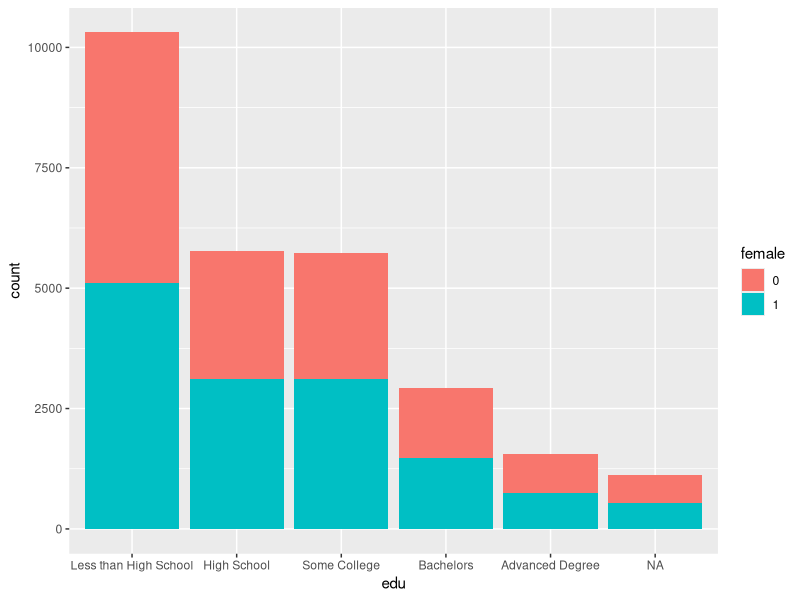
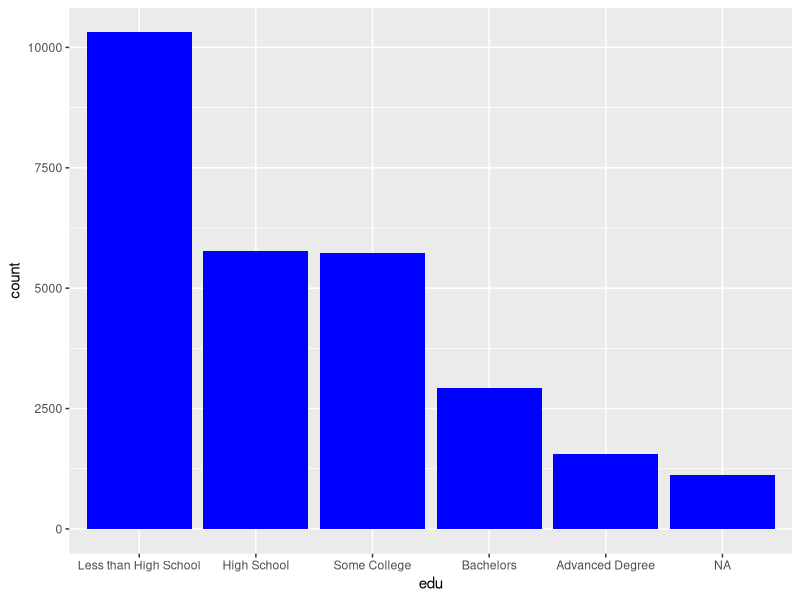
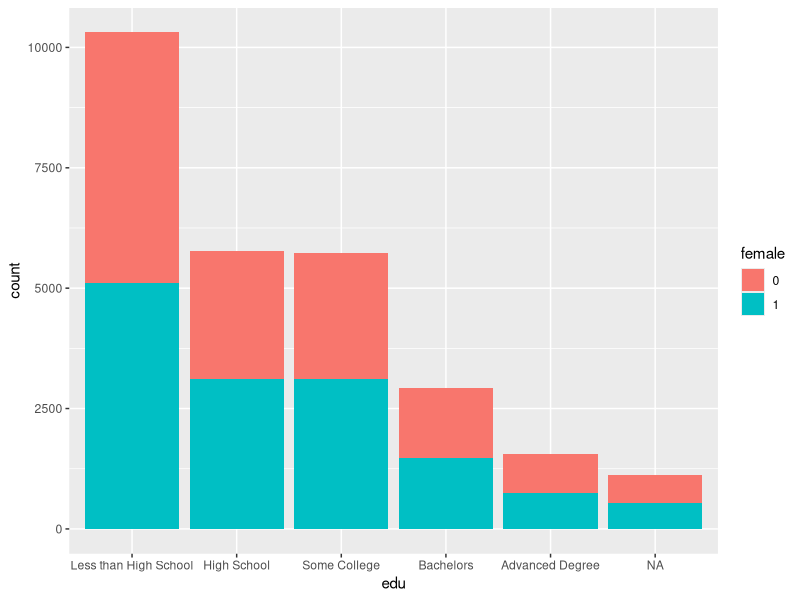
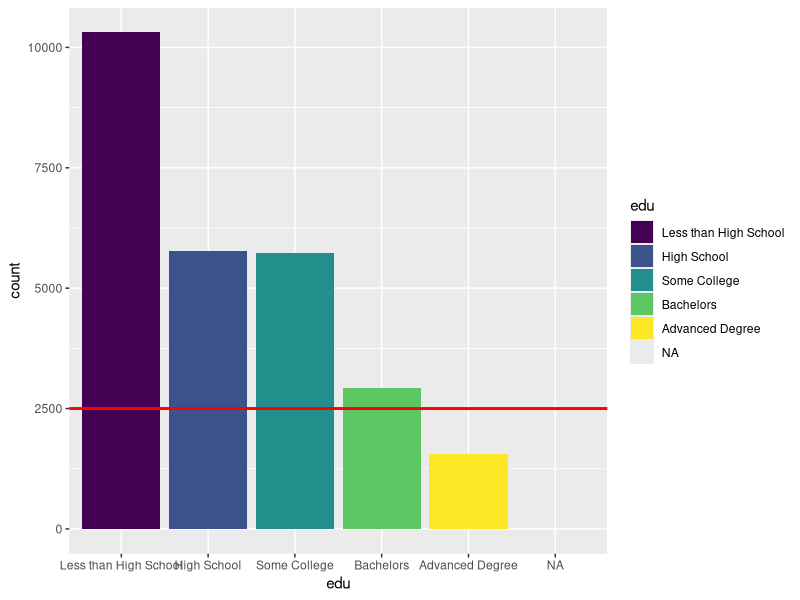
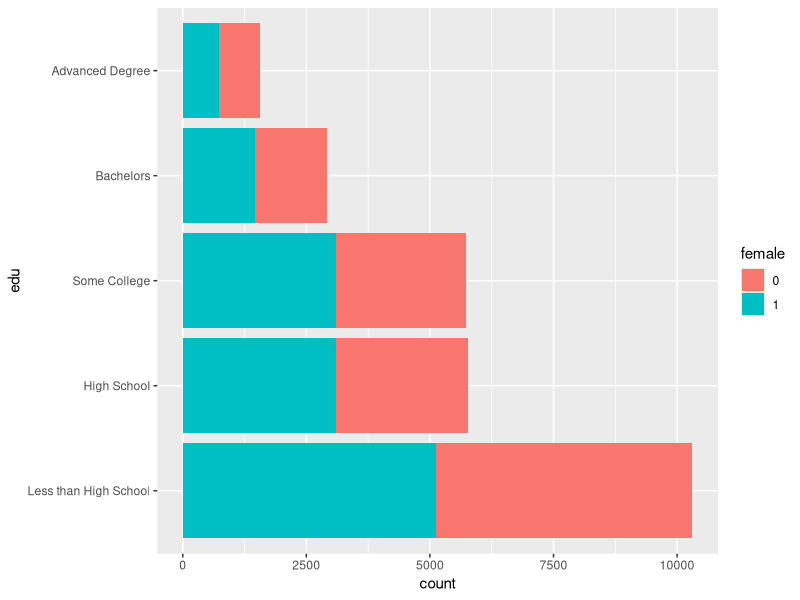
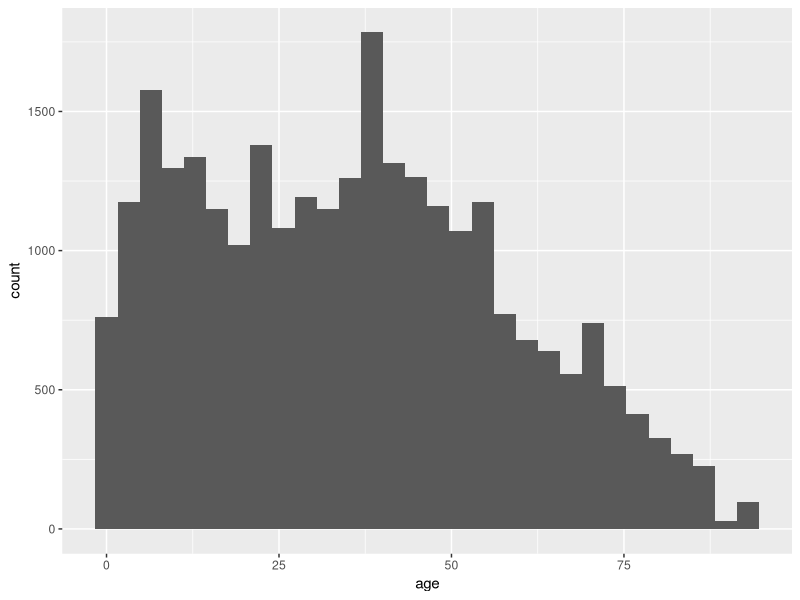
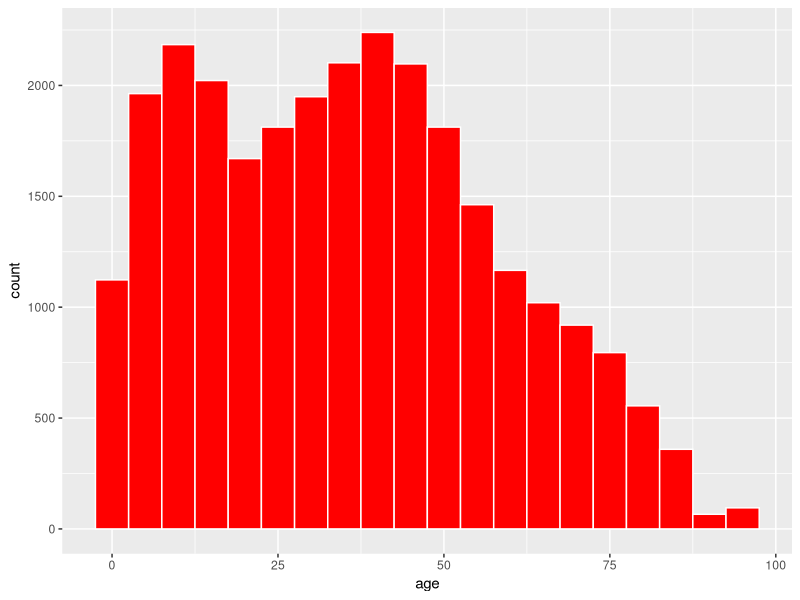
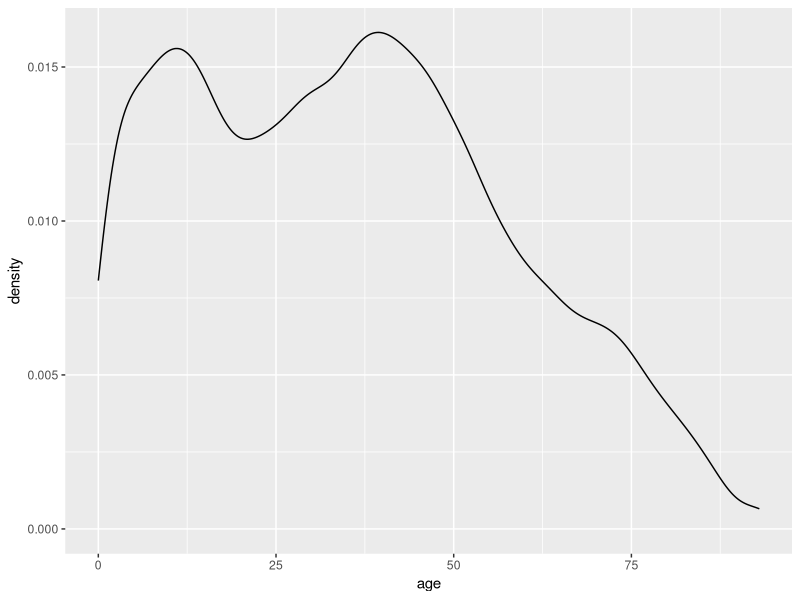

Write R code to recreate these figures, in order.
library(tidyverse) #for dataframe manipulation
library(ggplot2) #for plotting
library(forcats) #for handling factors
library(scales) #for axis scale formatting
library(readr)

# barplot is used for discrete variable, 
# and histagramplot is used for continous variable

acs = read.csv('acs.csv')
str(acs)
names(acs)

unique(acs$female)
unique(acs$edu)

# Arrange the levels of the dataframe.
# 1st way
acs$edu <- as.factor(acs$edu)
acs$edu <- fct_relevel(acs$edu,
                       "Less than High School",
                       "High School",
                       "Some College",
                       "Bachelors",
                       "Advanced Degree")

# 2nd way
acs$edu = factor(acs$edu, levels = c("Less than High School",
                                     "High School",
                                     "Some College",
                                     "Bachelors",
                                     "Advanced Degree"), ordered = T)

acs$female = factor(acs$female)
levels(acs$edu)
levels(acs$female)

set.seed(123)
acs_sample = acs[sample(1:nrow(acs), 300), ] %>%
  filter(!is.na(edu), !is.na(income))
acs_sample

# To want to fill, we must tranfer it into factor
ggplot(acs, aes(x = edu,fill = female)) + # fill colors for values in aes
  geom_bar()

ggplot(acs, aes(x = edu)) +
  geom_bar(fill = 'blue')

ggplot(acs, aes(x = edu,fill = female)) +
  stat_count()

ggplot(acs, aes(x = edu,fill = edu)) + # fill colors for values in aes
  geom_bar() +
  geom_hline(yintercept = 2500, color='red',size = 1)


acs %>%
  filter(!is.na(edu)) %>%
  ggplot(aes(x = edu,fill = female)) +
  geom_bar() +
  coord_flip()

# 3.2. Continuous variable
# 3.2.1. Histograms
ggplot(acs, aes(x = age)) +
  geom_histogram()

ggplot(acs, aes(x = age)) +
  geom_histogram(binwidth = 5,fill = 'red', color = 'white')

# 3.2.2. Density plot
ggplot(acs, aes(x = age)) +
  geom_density()

ggplot(acs, aes(x = age)) +
  geom_density(adjust = .5, fill = 'pink', color = 'red')

# PLOT TWO VARIABLES
# One discrete variable, one continuous variable
# Barplots

# geom_bar() : count

acs %>%
  filter(!is.na(edu)) %>%
  group_by(edu) %>%
  summarize(income = mean(income, na.rm = T)) %>%
  ggplot(aes(x = edu, y = income)) +
  # geom_bar(stat = 'identity') + 
  geom_col() + # default stat is indentity
  geom_text(aes(label = round(income,1)),vjust = -0.5)

acs %>%
  filter(!is.na(edu)) %>%
  group_by(edu) %>%
  summarize(income = mean(income, na.rm = T)) %>%
  ggplot(aes(x = edu, y = income)) +
  geom_bar(stat = "identity") +
  geom_col() +
  coord_flip() +
  geom_text(aes(label = round(income)),hjust = -0.1)

acs %>%
  filter(!is.na(edu)) %>%
  group_by(edu) %>%
  summarize(income = mean(income, na.rm = T)) %>%
  ggplot(aes(x = edu, y = income)) +
  geom_bar(stat = "identity") +
  coord_flip() +
  geom_text(aes(label = round(income)),hjust = -.2) +
  ylim(c(0, 75000))

# Boxplots
acs %>%
  filter(!is.na(edu), !is.na(income)) %>%
  ggplot(aes(x = edu, y = income)) +
  geom_boxplot() +
  coord_flip()

# Two continuous variables
# Scatter plot
ggplot(acs, aes(x = age, y = income)) +
  geom_point()

ggplot(acs, aes(x = age, y = income)) +
  geom_point(size = .5)

# Two discrete variables
# Barplots
ggplot(acs, aes(x = race, fill = edu)) + #race + edu: 2 discrete variables
  geom_bar(position = "dodge")

ggplot(acs, aes(x = race, fill = edu)) +
  geom_bar(position = "stack")

ggplot(acs, aes(x = race, fill = edu)) +
  geom_bar(position = "fill")

acs %>%
  group_by(race, edu) %>%
  summarize(n = n()) %>%
  mutate(perc = 100*n/sum(n))

acs %>%
  group_by(race, edu) %>%
  summarize(n = n()) %>%
  mutate(perc = 100*n/sum(n)) %>%
  ggplot(aes(x = race, y = perc)) +
  geom_bar(stat = "identity")

acs %>%
  group_by(race, edu) %>%
  summarize(n = n()) %>%
  mutate(perc = 100*n/sum(n)) %>%
  ggplot(aes(x = race, y = perc)) +
  geom_bar(stat = "identity") +
  facet_grid(~ edu) +
  coord_flip()

acs %>%
  group_by(race, edu) %>%
  summarize(n = n()) %>%
  mutate(perc = 100*n/sum(n)) %>%
  ggplot(aes(x = race, y = perc)) +
  geom_bar(stat = "identity") +
  facet_grid(~ edu) +
  coord_flip() +
  ylim(c(0, 90)) +
  geom_text(aes(label = round(perc, 1)), hjust = -.1)

# Add color
acs %>%
  filter(!is.na(edu)) %>%
  group_by(race, edu) %>%
  summarize(n = n()) %>%
  mutate(perc = 100*n/sum(n)) %>%
  ggplot(aes(x = race, y = perc, fill = edu)) +
  geom_bar(stat = "identity") +
  facet_grid(~ edu) +
  coord_flip() +
  ylim(c(0, 90)) +
  geom_text(aes(label = round(perc, 1)), hjust = -.1)

# Remove the not-so-needed legend
acs %>%
  filter(!is.na(edu)) %>%
  group_by(race, edu) %>%
  summarize(n = n()) %>%
  mutate(perc = 100*n/sum(n)) %>%
  ggplot(aes(x = race, y = perc, fill = edu)) +
  geom_bar(stat = "identity", show.legend = F) + #to remove legend
  facet_grid(~ edu) +
  coord_flip() +
  ylim(c(0, 90)) +
  geom_text(aes(label = round(perc, 1)), hjust = -.1)



ggplot(acs_sample, aes(x = age, y= income)) +
  geom_point() +
  facet_wrap(~edu, nrow =1)


# facet_grid(row~col)
ggplot(acs_sample, aes(x = age, y= income)) +
  geom_point() +
  facet_grid(edu~female)


female.label = c('0' = 'male', '1' = 'female')
ggplot(acs_sample, aes(x = age, y= income)) +
  geom_point() +
  facet_grid(female~edu, labeller = labeller(female = female.label))


ggplot(acs_sample, aes(x = age, y= income)) +
  geom_point() +
  facet_grid(female~edu, labeller = labeller(female = label_both, edu = label_value))


ggplot(acs_sample, aes(x = age, y= income)) +
  geom_point() +
  scale_color_manual(values = c('0' = 'seagreen3', '1' = 'red2'))


ggplot(acs_sample, aes(x = age, y = income,
                       shape = as.factor(female))) +
  geom_point() +
  labs(title = "Income by Age, Sex, and Education",
       caption = "Random sample of\nACS Dataset",
       x = "Age",
       y = "Income (in US Dollars)",
       shape = "Sex") +
  facet_wrap(~ edu) +
  scale_shape_discrete(labels = c("Male", "Female"))


ggplot(acs_sample, aes(x = age, y = income,
                       color = as.factor(female))) +
  geom_point() +
  labs(title = "Income by Age, Sex, and Education",
       caption = "Random sample of\nACS Dataset",
       x = "Age",
       y = "Income (in US Dollars)",
       color='gender') +
  facet_wrap(~ edu) +
  scale_color_discrete(labels = c("Male", "Female"))


ggplot(acs_sample, aes(x = age, y = income,
                       shape = as.factor(female))) +
  geom_point() +
  labs(title = "Income by Age, Sex, and Education",
       caption = "Random sample of\nACS Dataset",
       x = "Age",
       y = "Income (in US Dollars)",
       shape = "Sex") +
  facet_wrap(~ edu) +
  scale_shape_discrete(labels = c("Male", "Female")) +
  theme(axis.title.x = element_text(size = 10, face = "italic"),
        axis.title.y = element_text(size = 25, face = "bold"),
        axis.text.y = element_text(angle = 20),
        legend.position = "bottom",
        plot.title = element_text(angle = 15, vjust = .2)) +
  scale_x_continuous(breaks = seq(0, 100, 20))
